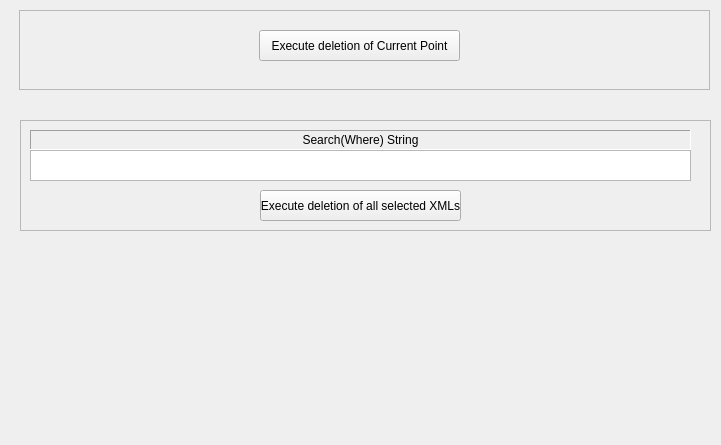
     <widget class="QWidget" name="page_4">
      <property name="geometry">
       <rect>
        <x>0</x>
        <y>0</y>
        <width>721</width>
        <height>445</height>
       </rect>
      </property>
      <attribute name="label">
       <string>DeleteXML</string>
      </attribute>
      <widget class="QFrame" name="frame_3">
       <property name="geometry">
        <rect>
         <x>19</x>
         <y>10</y>
         <width>691</width>
         <height>80</height>
        </rect>
       </property>
       <property name="frameShape">
        <enum>QFrame::StyledPanel</enum>
       </property>
       <property name="frameShadow">
        <enum>QFrame::Sunken</enum>
       </property>
       <widget class="QPushButton" name="pushButtonExecuteDeleteXML">
        <property name="geometry">
         <rect>
          <x>240</x>
          <y>20</y>
          <width>201</width>
          <height>31</height>
         </rect>
        </property>
        <property name="text">
         <string>Execute deletion of Current Point</string>
        </property>
       </widget>
      </widget>
      <widget class="QFrame" name="frame_4">
       <property name="geometry">
        <rect>
         <x>20</x>
         <y>120</y>
         <width>691</width>
         <height>111</height>
        </rect>
       </property>
       <property name="frameShape">
        <enum>QFrame::StyledPanel</enum>
       </property>
       <property name="frameShadow">
        <enum>QFrame::Sunken</enum>
       </property>
       <widget class="QTextEdit" name="textEditDeleteXMLWhereStr">
        <property name="geometry">
         <rect>
          <x>10</x>
          <y>30</y>
          <width>661</width>
          <height>31</height>
         </rect>
        </property>
       </widget>
       <widget class="QLabel" name="label_40">
        <property name="geometry">
         <rect>
          <x>10</x>
          <y>10</y>
          <width>661</width>
          <height>20</height>
         </rect>
        </property>
        <property name="frameShape">
         <enum>QFrame::Panel</enum>
        </property>
        <property name="frameShadow">
         <enum>QFrame::Sunken</enum>
        </property>
        <property name="text">
         <string>Search(Where) String</string>
        </property>
        <property name="alignment">
         <set>Qt::AlignCenter</set>
        </property>
       </widget>
       <widget class="QPushButton" name="pushButtonExecuteDeleteMultiXML">
        <property name="geometry">
         <rect>
          <x>240</x>
          <y>70</y>
          <width>201</width>
          <height>31</height>
         </rect>
        </property>
        <property name="text">
         <string>Execute deletion of all selected XMLs</string>
        </property>
       </widget>
      </widget>
     </widget>
